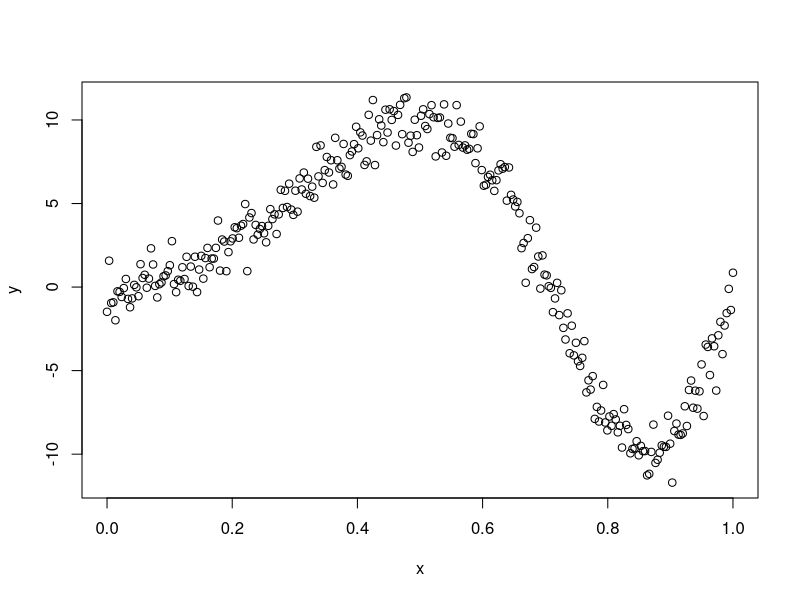
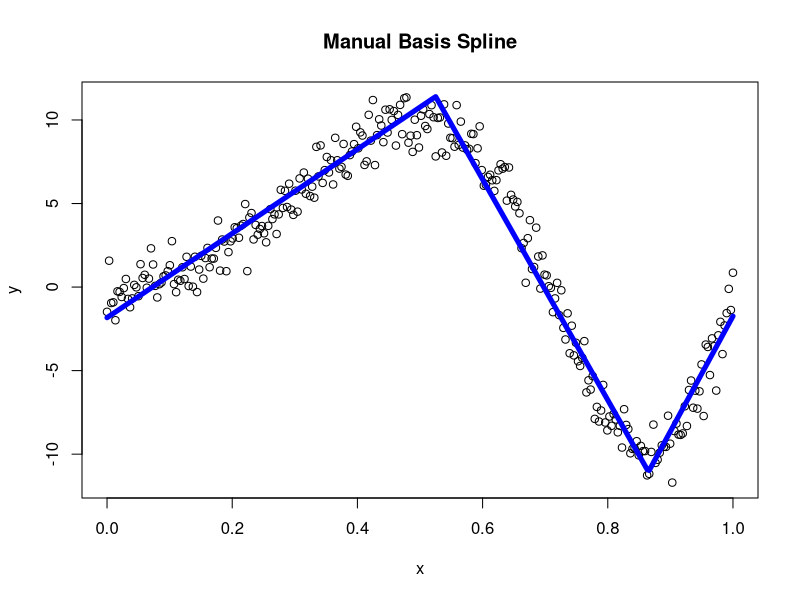
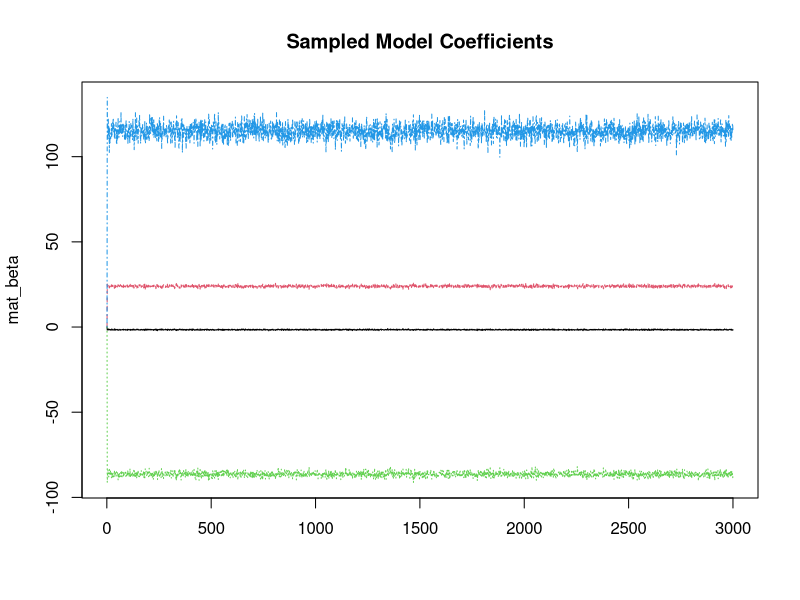
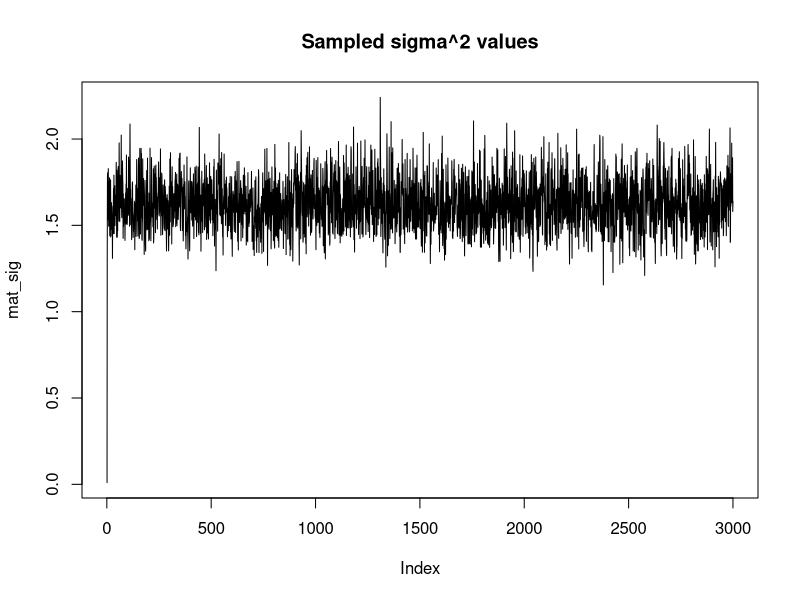
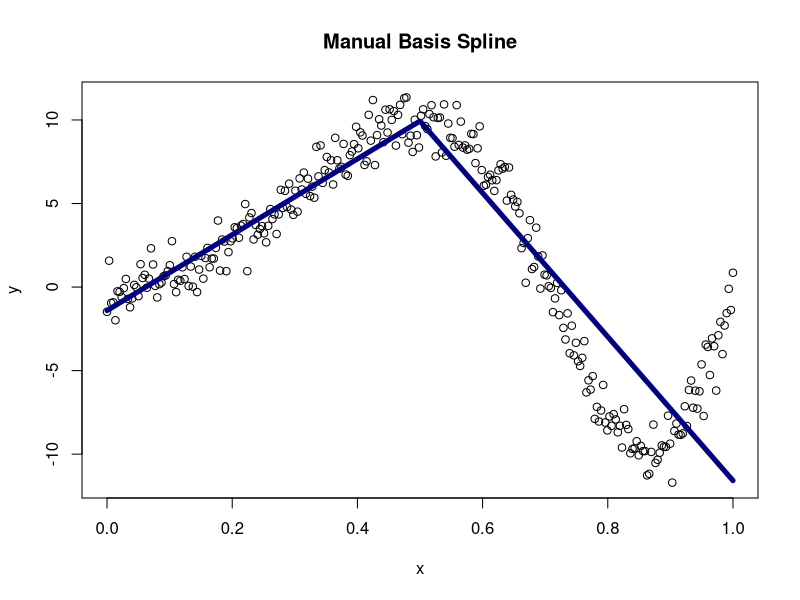
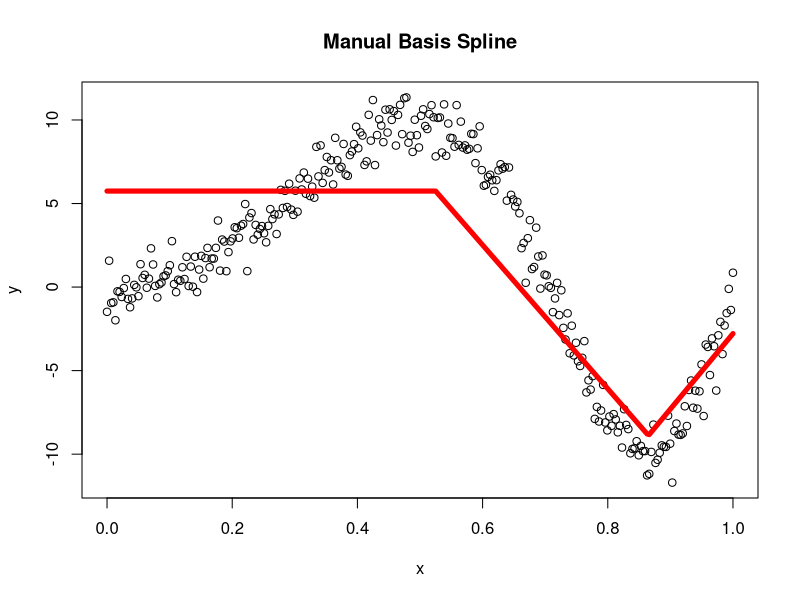
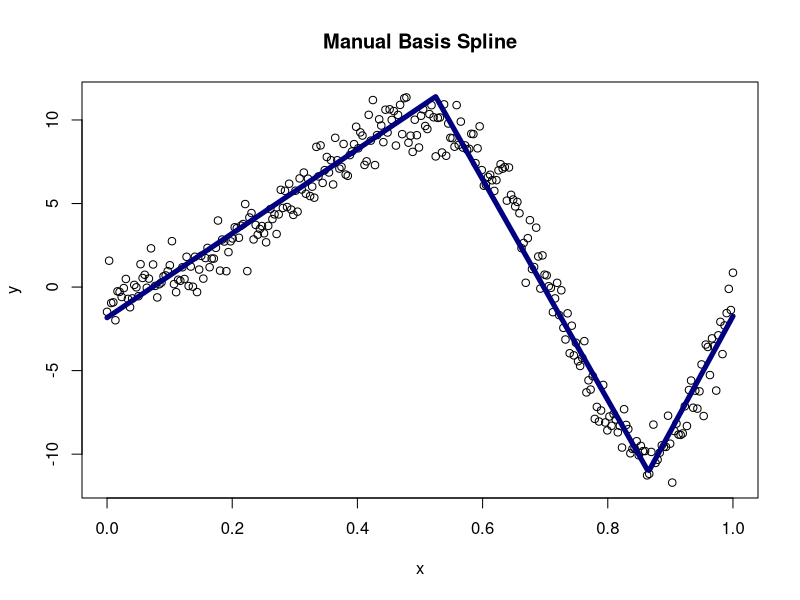
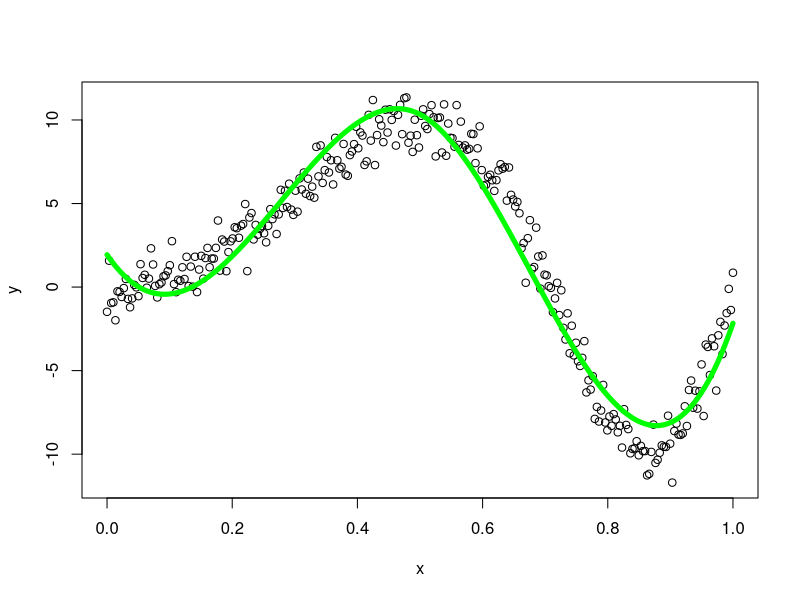

Here is the R script that generated these plots, in order:
## ---- chunk 1
knitr::opts_chunk$set(echo = TRUE)
## ---- chunk 2
set.seed(12)
n<-300
x<-seq(0,1,length.out=n)
y<-sin(2*pi*x^2)*10+rnorm(n)
plot(x,y)
## ---- chunk 3
generate_spline <- function(tvec, y, x, nknot = length(tvec)) {
  s <- sample(c(1), nknot, replace = TRUE)
  Bmat <- matrix(NA, nknot, length(x))
  hs <- Bmat
  
  for(i in 1:nknot) {
    for(j in 1:length(x)) {
      Bmat[i,j] <- max(s[i] * (x[j] - tvec[i]), 0)
    } #creating basis functions
  }
  
  mBmat <- t(Bmat)
  mod <- lm(y ~ mBmat) #use gibbs to sample coefs in bayes
  pred <- predict(mod)
  
  sq <- x
  for(ii in 1:nknot) {
    if(s[i] == 1) {
      hs[ii,] <- sq - tvec[ii]
      hs[ii,][sq < tvec[ii]] <- 0
    }
    else {
      hs[ii,] <- -1*(sq - tvec[ii])
      hs[ii,][sq < tvec[ii]] <- 0
    }
  } #setting x values
  
  plot(x,y, main = "Manual Basis Spline")
  lines(x, pred, type = "l", lwd = 5, col="blue1")
  summary(mod)
}

## ---- chunk 4
tv <- c(0, 0.525, 0.865) #vector of t-values
generate_spline(tv, y = y, x = x)
## ---- chunk 5
library(mvtnorm)
bayes_spline <- function(tvec, y, x, nknot = length(tvec)) {
  s <- sample(c(1), nknot, replace = TRUE)
  Bmat <- matrix(NA, nknot, length(x))
  hs <- Bmat
  
  for(i in 1:nknot) {
    for(j in 1:length(x)) {
      Bmat[i,j] <- max(s[i] * (x[j] - tvec[i]), 0)
    } #creating basis
  } #X Matrix
  
  X <- t(Bmat)
  X <- cbind(1, X)
  
  p_sig <- function(a = 0, b = 0, n = nrow(X), beta) {
    a_term <- a + (n/2)
    b_term <- 0.5 * (2*b + (t(y - (X %*% beta)) %*% (y - (X %*% beta)))) #y, X defined above
    1 / rgamma(1, shape = a_term, rate = b_term)
  }
  
  p_beta <- function(sig_sq, tau_sq = 100, p = ncol(X)-1) {
    sig <- solve( (1/sig_sq) * (t(X) %*% X) + (1/tau_sq) * diag(p+1) )
    mu <- (1/sig_sq) * sig %*% t(X) %*% y
    rmvnorm(1, mean = mu, sigma = sig)
  }
  
  gibbs <- function(its) {
    mat_beta <- matrix(NA, its, ncol(X))
    mat_sig <- rep(NA, its)
    mat_sig[1] <- 0.01
    mat_beta[1,] <- rep(0, ncol(X))
    for(it in 2:its) {
      mat_beta[it,] <- p_beta(sig_sq = mat_sig[it-1])
      mat_sig[it] <- p_sig(beta = mat_beta[it,])
    }
    list(mat_beta, mat_sig)
  }

  its <- 3000
  a <- gibbs(its = its)
  mat_beta <- a[[1]] #beta values
  mat_sig <- a[[2]] #sig^2 values  
  
  sq <- x
  for(ii in 1:nknot) {
    if(s[i] == 1) {
      hs[ii,] <- sq - tvec[ii]
      hs[ii,][sq < tvec[ii]] <- 0
    }
    else {
      hs[ii,] <- -1*(sq - tvec[ii])
      hs[ii,][sq > tvec[ii]] <- 0
    }
  } #setting x values
  
  list(mat_beta, mat_sig)
}
mat_beta <- bayes_spline(c(0, 0.525, 0.865), y = y, x = x)[[1]]
mat_sig <- bayes_spline(c(0, 0.525, 0.865), y = y, x = x)[[2]]
## ---- chunk 6
matplot(mat_beta, type = "l", main = "Sampled Model Coefficients")
plot(mat_sig, type = "l", main = "Sampled sigma^2 values")
## ---- chunk 7
burn <- 1:15
colMeans(mat_beta[-burn,]) #target: -1.83, 25.19, -91.23, 135.03
mean(mat_sig[-burn]) #target: 1.46
## ---- chunk 8
t1 <- 0.5 #knot at 0.5
s <- 1
B1 <- rep(NA, length(x))

for(i in 1:length(x)) {
  B1[i] <- max(s * (x[i] - t1), 0)
}
mod <- lm(y ~ x + B1)
summary(mod)

cf <- mod$coefficients
sq <- x
hs <- sq - t1
hs[sq < t1] <- 0
yfit <- cf[1] + cf[2]*x + cf[3]*hs

plot(x,y, main = "Manual Basis Spline")
lines(x, yfit, type = "l", lwd = 5, col="navy")
## ---- chunk 9
t1 <- 0.525 
t2 <- 0.865 
s <- 1
B1 <- rep(NA, length(x))
B2 <- B1

for(i in 1:length(x)) {
  B1[i] <- max(s * (x[i] - t1), 0)
  B2[i] <- max(s * (x[i] - t2), 0)
}
mod <- lm(y ~ B1 + B2)

cf <- mod$coefficients
sq <- x
hs1 <- sq - t1
hs1[sq < t1] <- 0

hs2 <- sq - t2
hs2[sq < t2] <- 0

yfit <- cf[1] + cf[2]*x + cf[3]*hs1 + cf[4]*hs2
yfit2 <- predict(mod) #same thing 

plot(x,y, main = "Manual Basis Spline")
lines(x, yfit2, type = "l", lwd = 5, col="red")
## ---- chunk 10
t1 <- 0 #knot at 0.5
t2 <- 0.525 #another knot at 0.85
t3 <- 0.865
s <- 1
B1 <- rep(NA, length(x))
B3 <- B2 <- B1

for(i in 1:length(x)) {
  B1[i] <- max(s * (x[i] - t1), 0)
  B2[i] <- max(s * (x[i] - t2), 0)
  B3[i] <- max(s * (x[i] - t3), 0)
}
mod <- lm(y ~ B1 + B2 + B3)
summary(mod)

cf <- mod$coefficients
sq <- x

hs1 <- sq - t1
hs1[sq < t1] <- 0

hs2 <- sq - t2
hs2[sq < t2] <- 0

hs3 <- sq - t3
hs3[sq < t3] <- 0

yfit2 <- cf[1] + cf[2]*x + cf[3]*hs1 + cf[4]*hs2 + cf[5]*hs3
yfit <- predict(mod)
plot(x,y, main = "Manual Basis Spline")
lines(x, yfit, type = "l", lwd = 5, col="navy")
## ---- chunk 11
library(splines)
df <- data.frame(y, x)
m2 <- lm(y ~ bs(x, knots = 0.5), data = df)
pred <- predict(m2)

plot(x,y)
lines(x, pred, lwd = 5, col = "green")
## ---- chunk 12
m2 <- lm(y ~ bs(x, knots = 0.8), data = df)
pred <- predict(m2)

plot(x,y)
lines(x, pred, lwd = 5, col = "green")
## ---- chunk 13
m1 <- lm(y ~ bs(x, knots = c(0.525, 0.865)), data = df)
pred <- predict(m1)

plot(x,y)
lines(x, pred, lwd = 5, col = "blue")

## ---- chunk 14
m2 <- lm(y ~ bs(x, knots = seq(0.1,1,by=0.02)), data = df)
pred <- predict(m2)

plot(x,y)
lines(x, pred, lwd = 5, col = "green")
## ---- chunk 15
m3 <- lm(y ~ ns(x, knots = c(0.5, 0.82)), data = df)
pred <- predict(m3)

plot(x,y)
lines(x, pred, lwd = 5, col = "purple")

summary(m1)
